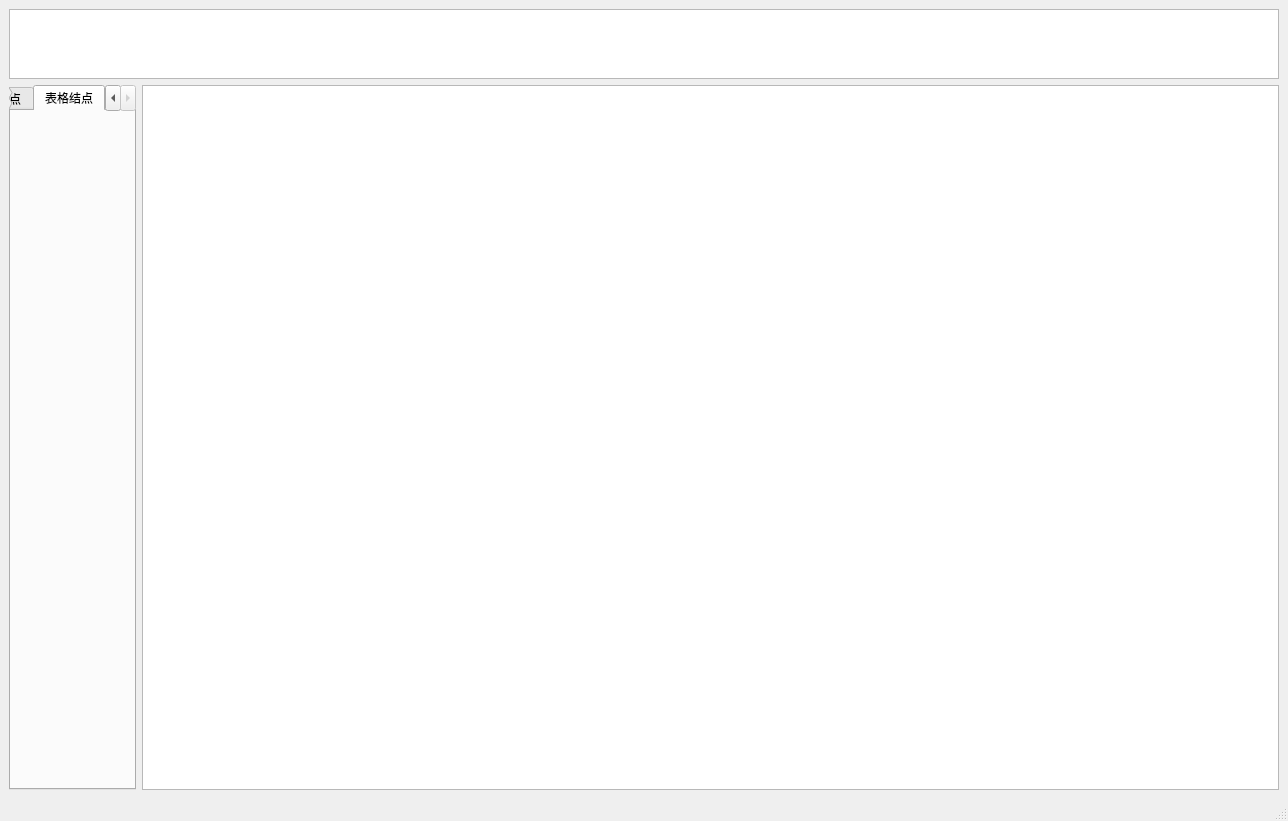
<?xml version="1.0" encoding="UTF-8"?>
<ui version="4.0">
 <class>NodeShowWindow</class>
 <widget class="QMainWindow" name="NodeShowWindow">
  <property name="geometry">
   <rect>
    <x>0</x>
    <y>0</y>
    <width>1288</width>
    <height>821</height>
   </rect>
  </property>
  <property name="windowTitle">
   <string>MainWindow</string>
  </property>
  <widget class="QWidget" name="centralwidget">
   <layout class="QHBoxLayout" name="horizontalLayout_2">
    <item>
     <layout class="QVBoxLayout" name="verticalLayout" stretch="1,10">
      <item>
       <widget class="QGraphicsView" name="graphicsView_3"/>
      </item>
      <item>
       <layout class="QHBoxLayout" name="horizontalLayout" stretch="1,10">
        <item>
         <widget class="QTabWidget" name="tabWidget">
          <property name="currentIndex">
           <number>1</number>
          </property>
          <widget class="QWidget" name="tab_3">
           <attribute name="title">
            <string>空结点</string>
           </attribute>
           <widget class="QListWidget" name="listWidget">
            <property name="geometry">
             <rect>
              <x>0</x>
              <y>0</y>
              <width>161</width>
              <height>911</height>
             </rect>
            </property>
           </widget>
          </widget>
          <widget class="QWidget" name="tab_4">
           <attribute name="title">
            <string>表格结点</string>
           </attribute>
          </widget>
         </widget>
        </item>
        <item>
         <widget class="ScalingGraphicsView" name="graphicsView"/>
        </item>
       </layout>
      </item>
     </layout>
    </item>
   </layout>
  </widget>
  <widget class="QMenuBar" name="menubar">
   <property name="geometry">
    <rect>
     <x>0</x>
     <y>0</y>
     <width>1288</width>
     <height>21</height>
    </rect>
   </property>
  </widget>
  <widget class="QStatusBar" name="statusbar"/>
 </widget>
 <customwidgets>
  <customwidget>
   <class>ScalingGraphicsView</class>
   <extends>QGraphicsView</extends>
   <header location="global">ScalingGraphicsView.h</header>
  </customwidget>
 </customwidgets>
 <resources/>
 <connections/>
</ui>
